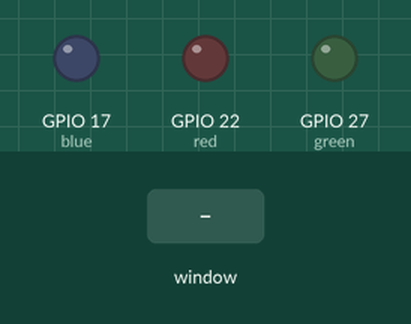
The program below on a simulated Raspberry Pi (BCM pin numbers). On the bench: output pins drawn as LEDs (lit = HIGH). Inputs (shaded band) come from the test bench. The desktop window is not drawn, its controls go by their first labels and the mouse button is held 0.15 s. At 5.8 s the program stops and its outputs stay as they are.

Above: at 1.2 s.
1.3 s: control labelled "Blue LED" in the window clicked
At 2.5 s:
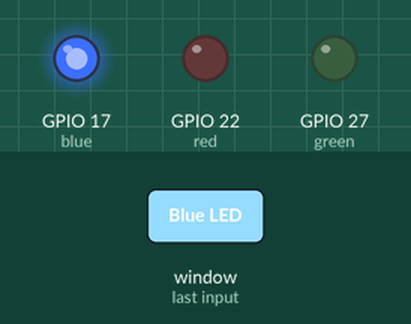
2.8 s: control labelled "Green LED" in the window clicked
At 3.7 s:
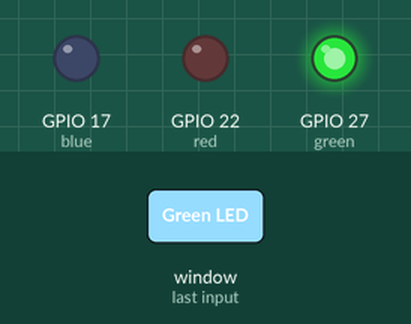
4.3 s: control labelled "Red LED" in the window clicked
At 4.9 s:
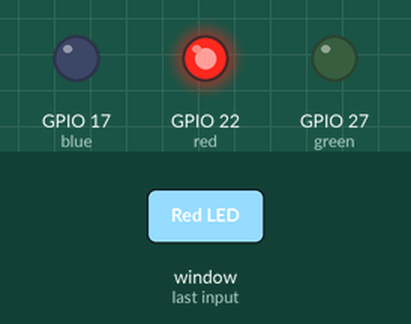
5.8 s: control labelled "Exit" in the window clicked
At 7.0 s:
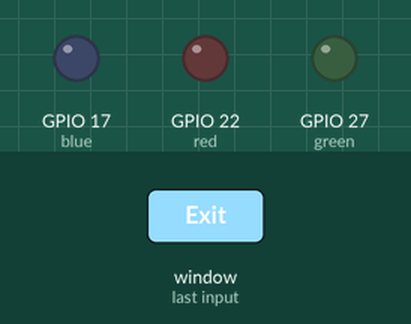
Timing chart, 0 to 7.3 s (numbered marks = the images above; inputs shaded):
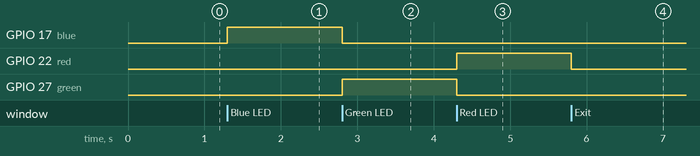

Measured:
- after the input at 1.3 s, GPIO 17 (blue): LOW → HIGH at once
- after the input at 2.8 s, GPIO 17 (blue): HIGH → LOW at once; GPIO 27 (green): LOW → HIGH at once
- after the input at 4.3 s, GPIO 22 (red): LOW → HIGH at once; GPIO 27 (green): HIGH → LOW at once
- after the input at 5.8 s, GPIO 22 (red): HIGH → LOW at once

The program:

LED-GUI.py
```python
from tkinter import *
import tkinter.font
from gpiozero import LED
import RPi.GPIO
RPi.GPIO.setmode(RPi.GPIO.BCM)

blue = LED(17)
green = LED(27)
red = LED(22)

win=Tk()

win.title("LED GUI")
win.geometry("200x200+800+300")
myFont = tkinter.font.Font(size=18,weight="bold")

def ledToggle():
    clear();
    selectedLedValue =ledValue.get();
    if selectedLedValue ==1:
        blue.on()
    if selectedLedValue ==2:
        green.on()
    if selectedLedValue ==3:
        red.on()
def clear():
    green.off()
    blue.off()
    red.off()


def exitButton():
    clear()
    win.destroy()


ledValue =IntVar()
radioBlue = Radiobutton(win, text = 'Blue LED', font=myFont,variable = ledValue , value = 1, command = ledToggle)
radioBlue.pack(anchor = W)
radioGreen = Radiobutton(win, text = 'Green LED', font=myFont,variable = ledValue , value = 2, command = ledToggle)
radioGreen.pack(anchor = W)
radioRed = Radiobutton(win, text = 'Red LED', font=myFont,variable = ledValue , value = 3, command = ledToggle)
radioRed.pack(anchor = W)

eButton = Button(win, text = 'Exit', command = exitButton)
eButton.place(x=140,y=150)

win.mainloop()
```
